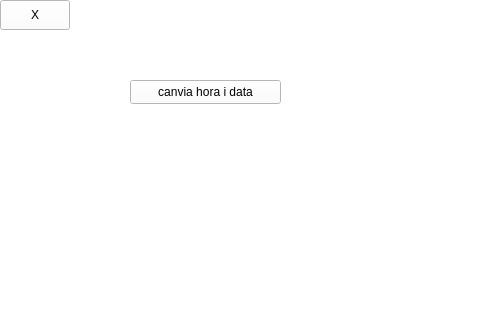
<?xml version="1.0" encoding="UTF-8"?>
<ui version="4.0">
 <class>Opcions</class>
 <widget class="QWidget" name="Opcions">
  <property name="geometry">
   <rect>
    <x>0</x>
    <y>0</y>
    <width>480</width>
    <height>320</height>
   </rect>
  </property>
  <property name="windowTitle">
   <string>Opcions</string>
  </property>
  <widget class="QWidget" name="centralWidget" native="true">
   <property name="geometry">
    <rect>
     <x>0</x>
     <y>0</y>
     <width>480</width>
     <height>320</height>
    </rect>
   </property>
   <property name="styleSheet">
    <string notr="true">background-color: rgb(255,255,255);</string>
   </property>
   <widget class="QPushButton" name="p_6">
    <property name="geometry">
     <rect>
      <x>0</x>
      <y>0</y>
      <width>70</width>
      <height>30</height>
     </rect>
    </property>
    <property name="text">
     <string>X</string>
    </property>
   </widget>
   <widget class="QPushButton" name="p_8">
    <property name="geometry">
     <rect>
      <x>130</x>
      <y>80</y>
      <width>151</width>
      <height>24</height>
     </rect>
    </property>
    <property name="text">
     <string>canvia hora i data</string>
    </property>
   </widget>
  </widget>
 </widget>
 <layoutdefault spacing="6" margin="11"/>
 <resources/>
 <connections/>
</ui>
